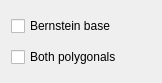
<?xml version="1.0" encoding="UTF-8"?>
<ui version="4.0">
 <class>BSplineModule</class>
 <widget class="QWidget" name="BSplineModule">
  <property name="geometry">
   <rect>
    <x>0</x>
    <y>0</y>
    <width>162</width>
    <height>83</height>
   </rect>
  </property>
  <property name="windowTitle">
   <string>Form</string>
  </property>
  <layout class="QGridLayout" name="gridLayout">
   <item row="0" column="0">
    <widget class="QCheckBox" name="bernsteinBaseCheckBox">
     <property name="sizePolicy">
      <sizepolicy hsizetype="Expanding" vsizetype="Fixed">
       <horstretch>0</horstretch>
       <verstretch>0</verstretch>
      </sizepolicy>
     </property>
     <property name="text">
      <string>Bernstein base</string>
     </property>
    </widget>
   </item>
   <item row="1" column="0">
    <widget class="QCheckBox" name="bothPolygonalsCheckBox">
     <property name="text">
      <string>Both polygonals</string>
     </property>
    </widget>
   </item>
  </layout>
 </widget>
 <resources/>
 <connections/>
</ui>
